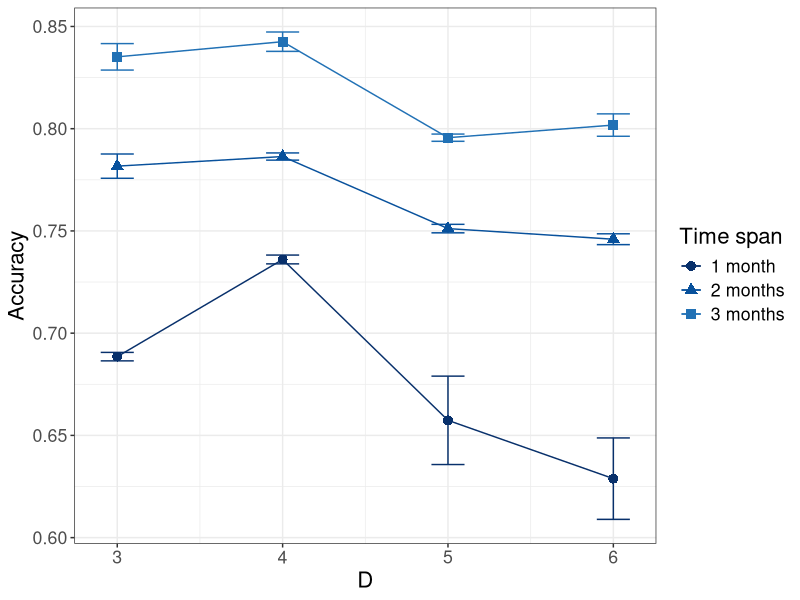

Reproduce this figure in R.

library(ggplot2)
library(RColorBrewer)

# loading results
x = read.table('res_partial_asos_1hour.txt')

# converting to data.fram
x = as.data.frame(x)
colnames(x) = c('D', 'span', 'acc', 'sd')

x$span = as.factor(x$span)
x$span = factor(x$span, 
                levels=c('1month','2month','3month'),
                labels=c('1 month','2 months','3 months'))
#levels(x$span) = c('1 day', '1 month', '1 week', '2 weeks', '3 weeks')
#x$int = as.numeric(gsub('min', '', x$int))

#D=3

# length of computed features
N = 30

# source
# http://www.cookbook-r.com/Manipulating_data/Summarizing_data/

# Calculate standard error of the mean
# standard error
x$se = x$sd/sqrt(N)

# Confidence interval multiplier for standard error
conf.interval = 0.95
# Calculate t-statistic for confidence interval: 
# e.g., if conf.interval is .95, use .975 (above/below), and use df=N-1
ciMult = qt(conf.interval/2 + .5, N-1)
x$ci = x$se * ciMult


D_l=3:6

#for(D in D_l)
#{

#    # filtering by D
#    x_i = x[x$D == D,]

    p = ggplot(data=x, aes(x=D, y=acc, color=span, shape=span)) + 
        geom_line() + geom_point(size=3) + theme_bw() + ylab('Accuracy') +
        scale_x_continuous(name ="D", breaks=c(3,4,5,6)) +
        scale_color_manual(values = rev(brewer.pal(9,'Blues'))) + 
        #geom_errorbar(aes(ymin=acc-sd, ymax=acc+sd), width=.2) +
        #geom_errorbar(aes(ymin=acc-se, ymax=acc+se), width=.2) +
        geom_errorbar(aes(ymin=acc-ci, ymax=acc+ci), width=.2) +
        theme(text=element_text(size=16)) +
        labs(color="Time span", shape="Time span") 
        #theme(text=element_text(size=16,  family='Sans')) 

    #p
    fname=paste('img/fig_accuracy_asos_1hour.pdf', sep='')
    ggsave(fname, p, width=10)

    #scale_shape_discrete(labels=c('a','b','c','d','e')) +
#}




quit()

v = c(
0.676217765042980,
0.657593123209169,
0.657593123209169,
0.634670487106017,
0.641833810888252,
0.654727793696275,
0.656160458452722,
0.674785100286533,
0.666189111747851,
0.654727793696275,
0.657593123209169,
0.680515759312321,
0.651862464183381,
0.653295128939828,
0.687679083094556,
0.679083094555874,
0.664756446991404,
0.650429799426934,
0.512893982808023,
0.646131805157593,
0.671919770773639,
0.640401146131805,
0.653295128939828,
0.656160458452722,
0.653295128939828,
0.677650429799427,
0.671919770773639,
0.667621776504298,
0.677650429799427,
0.644699140401146
)
